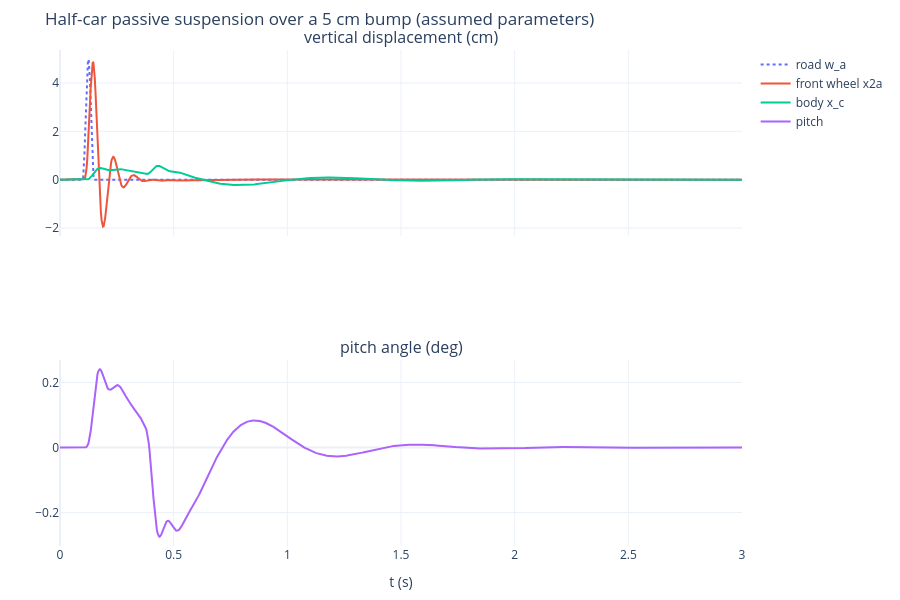

Notebook cell for this chart:
### Markdown cell above
結果與網頁一致；$\mathbf K$ 的左上角是 $k_{1a}$（原圖寫成 $k_1$），$\mathbf E$ 的 $k_{2a}$、$k_{2b}$ 在第 2、4 欄（乘 $w_a$、$w_b$）。

**被動懸吊（$f_a = f_b = 0$）過路面凸塊**：網頁沒有給數值，這裡用一組**假設的**半車參數示範
（半個車體 600 kg、俯仰慣量 800 kg·m²、$l_a$ = 1.2 m、$l_b$ = 1.4 m、輪 40 kg、懸吊彈簧 20 kN/m、阻尼 1.5 kN·s/m、輪胎 200 kN/m），
車速 10 m/s 通過高 5 cm、長 0.5 m 的凸塊，後輪晚 $l/v$ = 0.26 s 碰到。

### Code cell
par = {mc_: 600, Ic: 800, la: 1.2, lb: 1.4, m2a: 40, m2b: 40, ca: 1500, cb: 1500, k1a: 2e4, k1b: 2e4, k2a: 2e5, k2b: 2e5}
Mn, Cn, Kn, En = (np.array(Mat.subs(par), dtype=float) for Mat in (Mm, Cm, Km, Em))
v, h, Lb = 10.0, 0.05, 0.5
lag = 2.6 / v


def bump(tt0):
    if 0 <= tt0 <= Lb / v:
        return h / 2 * (1 - np.cos(2 * np.pi * v * tt0 / Lb)), h / 2 * 2 * np.pi * v / Lb * np.sin(2 * np.pi * v * tt0 / Lb)
    return 0.0, 0.0


def road(tt0):
    wa_, dwa = bump(tt0 - 0.1)
    wb_, dwb = bump(tt0 - 0.1 - lag)
    return np.array([dwa, wa_, dwb, wb_])


Minv = np.linalg.inv(Mn)
rhs = lambda tt0, s: np.concatenate([s[4:], Minv @ (En @ road(tt0) - Cn @ s[4:] - Kn @ s[:4])])
ts = np.linspace(0, 3, 3001)
sol5 = solve_ivp(rhs, (0, 3), np.zeros(8), t_eval=ts, max_step=0.002, rtol=1e-8, atol=1e-10)
x1a_, x2a_, x1b_, x2b_ = sol5.y[:4]
xc_ = (1.4 * x1a_ + 1.2 * x1b_) / 2.6
th_ = (x1a_ - x1b_) / 2.6
wn_body = np.sqrt(2e4 * 2e5 / (2e4 + 2e5) / (600 * 1.4 / 2.6))
print(f"peak body heave {xc_.max() * 100:.2f} cm, peak pitch {np.degrees(np.abs(th_).max()):.3f} deg, peak front wheel {x2a_.max() * 100:.2f} cm (bump 5 cm)")
fig = make_subplots(rows=2, cols=1, shared_xaxes=True, subplot_titles=("vertical displacement (cm)", "pitch angle (deg)"))
fig.add_scatter(x=ts[::3], y=np.round([road(x)[1] * 100 for x in ts[::3]], 3), name="road w_a", line=dict(dash="dot"), row=1, col=1)
fig.add_scatter(x=ts[::3], y=np.round(x2a_[::3] * 100, 3), name="front wheel x2a", row=1, col=1)
fig.add_scatter(x=ts[::3], y=np.round(xc_[::3] * 100, 3), name="body x_c", row=1, col=1)
fig.add_scatter(x=ts[::3], y=np.round(np.degrees(th_[::3]), 4), name="pitch", row=2, col=1)
fig.update_xaxes(title="t (s)", row=2, col=1)
show(fig, "Half-car passive suspension over a 5 cm bump (assumed parameters)", h=600)

### Figure 1 — Plotly figure (JSON) as saved in the notebook; plotly's stock layout.template omitted (floating-point values rounded to 4 significant figures; data arrays with more than 128 entries replaced by an {"elided": "..."} marker saying what was removed)
{"data": [{"line": {"dash": "dot"}, "name": "road w_a", "type": "scatter", "x": {"elided": "1001 float values"}, "xaxis": "x", "y": {"elided": "1001 float values"}, "yaxis": "y"}, {"name": "front wheel x2a", "type": "scatter", "x": {"elided": "1001 float values"}, "xaxis": "x", "y": {"elided": "1001 float values"}, "yaxis": "y"}, {"name": "body x_c", "type": "scatter", "x": {"elided": "1001 float values"}, "xaxis": "x", "y": {"elided": "1001 float values"}, "yaxis": "y"}, {"name": "pitch", "type": "scatter", "x": {"elided": "1001 float values"}, "xaxis": "x2", "y": {"elided": "1001 float values"}, "yaxis": "y2"}], "layout": {"annotations": [{"font": {"size": 16}, "showarrow": false, "text": "vertical displacement (cm)", "x": 0.5, "xanchor": "center", "xref": "paper", "y": 1.0, "yanchor": "bottom", "yref": "paper"}, {"font": {"size": 16}, "showarrow": false, "text": "pitch angle (deg)", "x": 0.5, "xanchor": "center", "xref": "paper", "y": 0.375, "yanchor": "bottom", "yref": "paper"}], "height": 600, "margin": {"b": 50, "l": 60, "r": 20, "t": 50}, "title": {"text": "Half-car passive suspension over a 5 cm bump (assumed parameters)"}, "xaxis": {"anchor": "y", "domain": [0.0, 1.0], "matches": "x2", "showticklabels": false, "title": {}}, "xaxis2": {"anchor": "y2", "domain": [0.0, 1.0], "title": {"text": "t (s)"}}, "yaxis": {"anchor": "x", "domain": [0.625, 1.0], "title": {}}, "yaxis2": {"anchor": "x2", "domain": [0.0, 0.375]}}}
